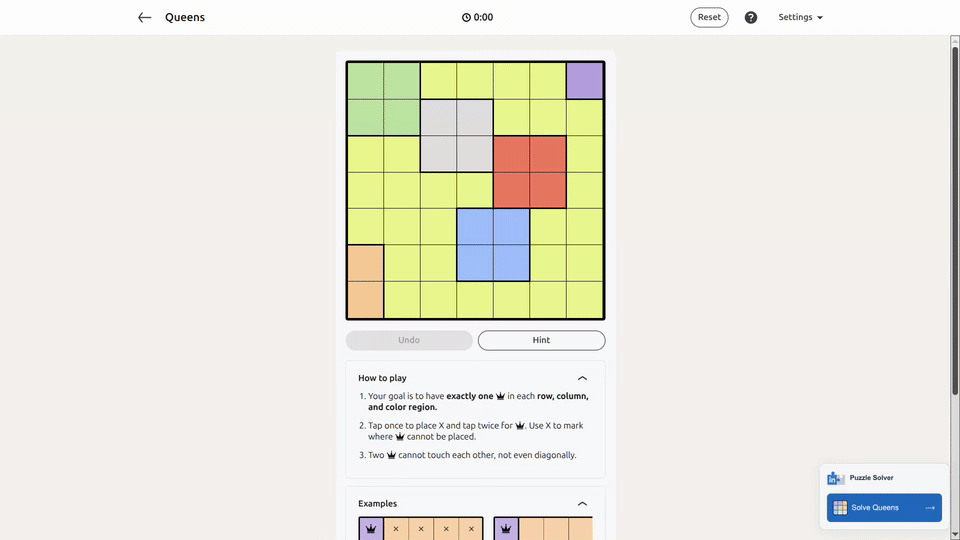
#> input picture docs/assets/readme/queens.gif, 960 x 540 px
$ python -i solve_queens_worker.py   (imports and definitions only)
#> lines starting #> are read from the running program, lines starting #| are printed output that depends on the picture; after the words box and inside, x2 and y2 are one past the last pixel; in counts of white or black regions, pixels touching at a corner belong together
from __future__ import annotations

import contextlib
import importlib
import io
import json
import sys
import tempfile
from pathlib import Path
from typing import Any, Sequence

import cv2
import numpy as np

try:
    from .common import BoardBBox, JsonDict, activate_game_import_context, attach_captured_logs, game_root_for_worker, run_worker_cli
except ImportError:
    from common import BoardBBox, JsonDict, activate_game_import_context, attach_captured_logs, game_root_for_worker, run_worker_cli


MIN_BOARD_AREA_RATIO = 0.08
DARK_PIXEL_THRESHOLD = 72


def _serialize_solution_grid(solution: Any) -> list[list[int]]:
    return [[int(value) for value in row] for row in solution.tolist()]


# [10 lines left out: function _write_temp_image, not called in this run]


def _build_contour_masks(image: np.ndarray) -> list[np.ndarray]:
    gray = cv2.cvtColor(image, cv2.COLOR_BGR2GRAY)

    _, dark_mask = cv2.threshold(gray, 92, 255, cv2.THRESH_BINARY_INV)
    blurred = cv2.GaussianBlur(gray, (5, 5), 0)
    edges = cv2.Canny(blurred, 40, 130)

    kernel = np.ones((3, 3), np.uint8)
    dark_mask = cv2.morphologyEx(dark_mask, cv2.MORPH_CLOSE, kernel, iterations=1)
    edge_mask = cv2.morphologyEx(edges, cv2.MORPH_CLOSE, kernel, iterations=2)
    edge_mask = cv2.dilate(edge_mask, kernel, iterations=1)

    return [dark_mask, edge_mask]


def _select_best_bbox(contours: Sequence[Any], image_width: int, image_height: int) -> tuple[int, int, int, int] | None:
    image_area = image_width * image_height
    center_x = image_width / 2
    center_y = image_height / 2

    best_score = float("-inf")
    best_bbox: tuple[int, int, int, int] | None = None

    for contour in contours:
        x, y, width, height = cv2.boundingRect(contour)
        if width <= 0 or height <= 0:
            continue

        bbox_area = width * height
        if bbox_area < image_area * MIN_BOARD_AREA_RATIO:
            continue

        aspect_ratio = width / height
        if not (0.78 <= aspect_ratio <= 1.22):
            continue

        contour_area = cv2.contourArea(contour)
        fill_ratio = contour_area / max(bbox_area, 1)
        if fill_ratio < 0.35:
            continue

        contour_center_x = x + width / 2
        contour_center_y = y + height / 2
        center_distance = float(np.hypot(contour_center_x - center_x, contour_center_y - center_y))

        touches_edge = x <= 1 or y <= 1 or x + width >= image_width - 1 or y + height >= image_height - 1
        edge_touch_penalty = 0.96 if touches_edge else 1.0

        score = (bbox_area * fill_ratio * edge_touch_penalty) - (center_distance * 220)
        if score > best_score:
            best_score = score
            best_bbox = (x, y, width, height)

    return best_bbox


def _extract_board_crop(image: np.ndarray) -> tuple[np.ndarray, BoardBBox] | tuple[None, None]:
    image_height, image_width = image.shape[:2]
    masks = _build_contour_masks(image)

    best_bbox: tuple[int, int, int, int] | None = None
    best_area = -1

    for mask in masks:
        contours, _ = cv2.findContours(mask, cv2.RETR_EXTERNAL, cv2.CHAIN_APPROX_SIMPLE)
        bbox = _select_best_bbox(contours, image_width, image_height)
        if bbox is None:
            continue

        _, _, width, height = bbox
        area = width * height
        if area > best_area:
            best_area = area
            best_bbox = bbox

    if best_bbox is None:
        return None, None

    x, y, width, height = best_bbox
    inner_trim = max(1, int(min(width, height) * 0.003))

    x1 = max(0, x + inner_trim)
    y1 = max(0, y + inner_trim)
    x2 = min(image_width, x + width - inner_trim)
    y2 = min(image_height, y + height - inner_trim)

    if x2 - x1 < 120 or y2 - y1 < 120:
        return None, None

    crop = image[y1:y2, x1:x2]
    metadata = {
        "x": int(x1),
        "y": int(y1),
        "width": int(x2 - x1),
        "height": int(y2 - y1),
    }
    return crop, metadata


# [430 lines left out: functions _prepare_queens_image, _detect_board_geometry, _build_icon_mask, _prepare_inpainted_image, _run_solver_attempt, _attempt_quality and 6 more, not called in this run]


# [2 lines not run here, left out]

>>> import cv2
>>> picture = cv2.imread('../../../../docs/assets/readme/queens.gif')
#> picture is the input picture: shape (540, 960, 3); mean B, G, R 224, 233.3, 235.1
>>> result = _extract_board_crop(picture)
#> in _build_contour_masks, `gray = cv2.cvtColor(image, cv2.COLOR_BGR2GRAY)`:
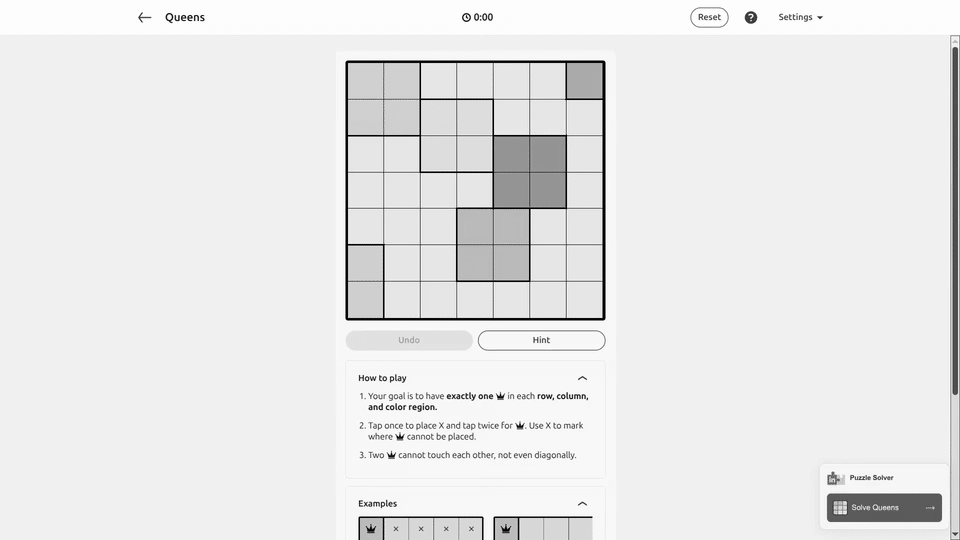
#> gray: shape (540, 960); min 0, max 253, mean 232.8
#> in _build_contour_masks, `_, dark_mask = cv2.threshold(gray, 92, 255, cv2.THRESH_BINARY_INV)`:
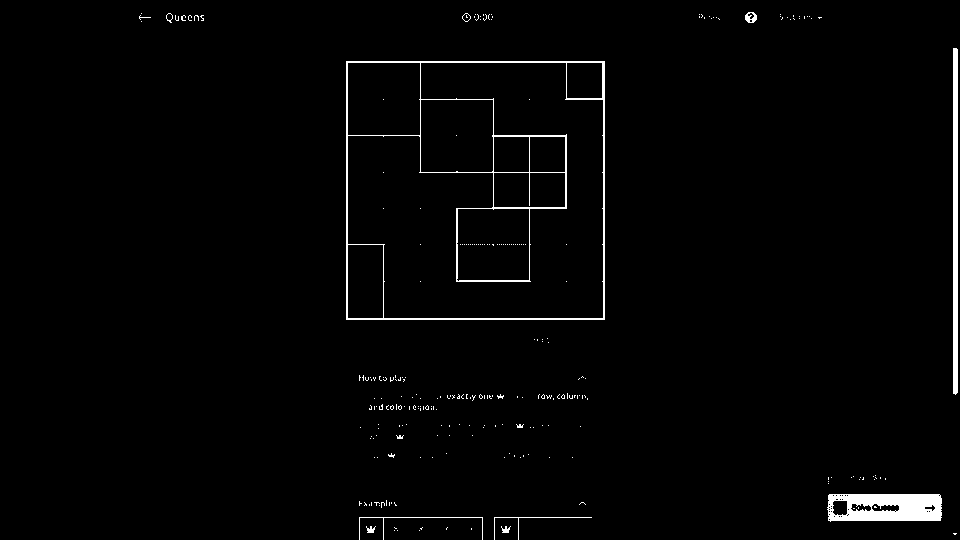
#> dark_mask: shape (540, 960); 1.8% white; 258 white regions (246 under 20 px), largest, box (x1, y1, x2, y2) and area: (346, 61, 605, 320) 3735, (827, 494, 942, 522) 2590, (953, 48, 958, 395) 1729
#> in _build_contour_masks, `edges = cv2.Canny(blurred, 40, 130)`:
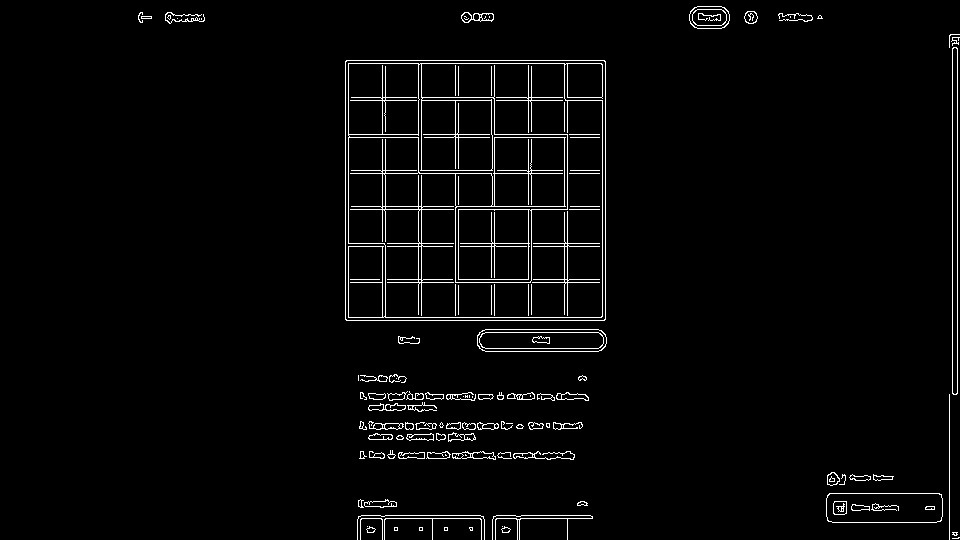
#> edges: shape (540, 960); 2.7% white in thin lines or dots, all inside (x1, y1, x2, y2) = (138, 6, 960, 540)
#> in _build_contour_masks, `dark_mask = cv2.morphologyEx(dark_mask, cv2.MORPH_CLOSE, kernel, itera..`:
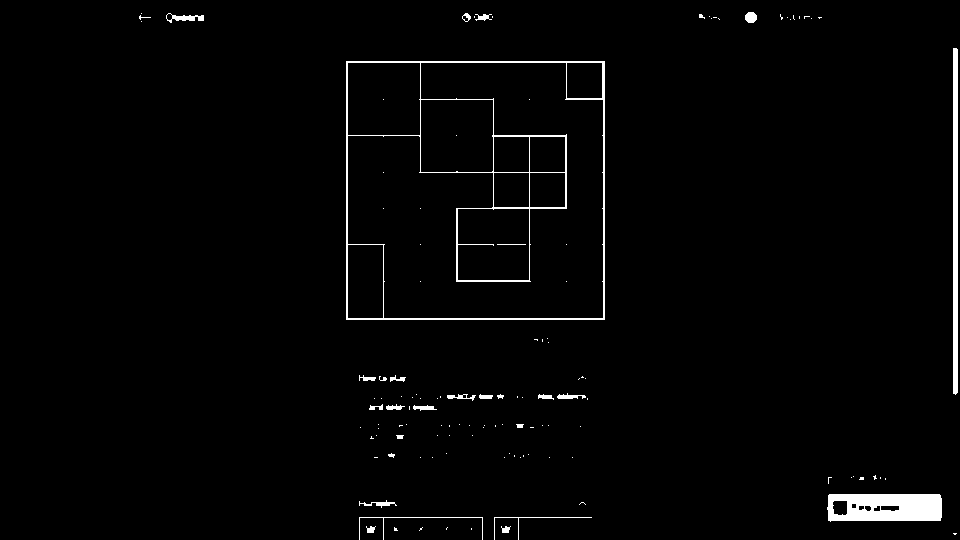
#> dark_mask: shape (540, 960); 2% white; 121 white regions (94 under 20 px), largest, box (x1, y1, x2, y2) and area: (346, 61, 605, 320) 3776, (827, 494, 942, 522) 2732, (953, 48, 958, 395) 1729
#> in _build_contour_masks, `edge_mask = cv2.morphologyEx(edges, cv2.MORPH_CLOSE, kernel, iteration..`:
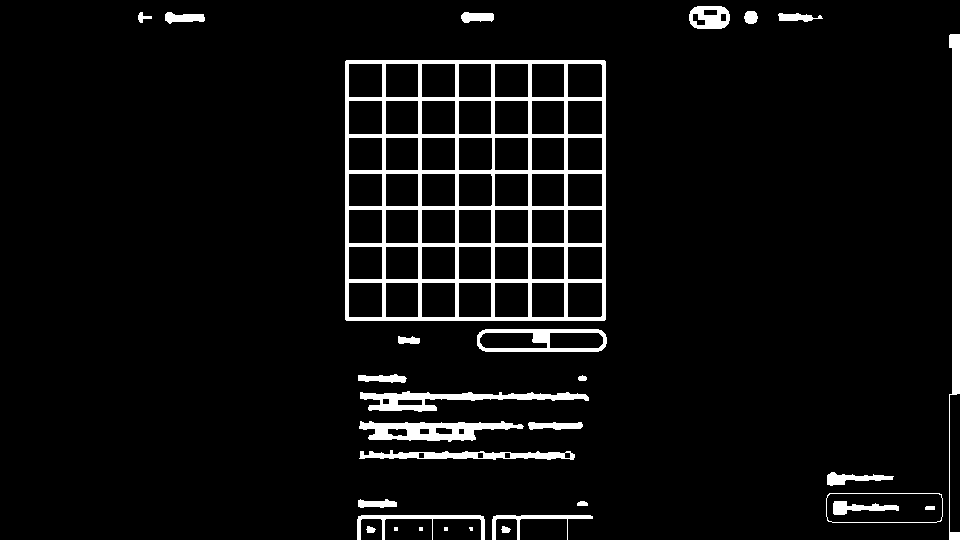
#> edge_mask: shape (540, 960); 5.9% white; 30 white regions (4 under 20 px), largest, box (x1, y1, x2, y2) and area: (345, 60, 606, 321) 15618, (949, 34, 960, 540) 3154, (359, 421, 524, 442) 1895
#> in _build_contour_masks, `edge_mask = cv2.dilate(edge_mask, kernel, iterations=1)`:
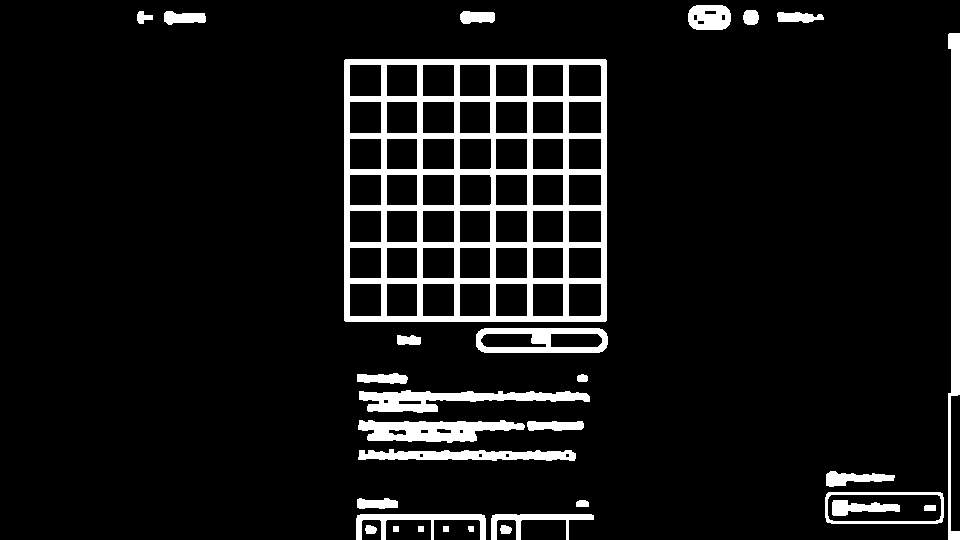
#> edge_mask: shape (540, 960); 8.5% white; 30 white regions, largest, box (x1, y1, x2, y2) and area: (344, 59, 607, 322) 22886, (948, 33, 960, 540) 3834, (359, 390, 590, 413) 2568
#> in _extract_board_crop, `masks = _build_contour_masks(image)`: masks = 2 items
#> the loop in _extract_board_crop, `for mask in masks:` made 2 passes
#> (image_area in _select_best_bbox, center_x in _select_best_bbox, center_y in _select_best_bbox, width, height, area, best_area) on passes 1 to 2: (518400, 480, 270, 259, 259, 67081, 67081), (518400, 480, 270, 263, 263, 69169, 69169)
#> after the loop in _extract_board_crop, `for mask in masks:`: best_area = 69169
#> in _extract_board_crop, `x, y, width, height = best_bbox`: x = 344; y = 59
#> in _extract_board_crop, `inner_trim = max(1, int(min(width, height) * 0.003))`: inner_trim = 1
#> in _extract_board_crop, `x1 = max(0, x + inner_trim)`: x1 = 345
#> in _extract_board_crop, `y1 = max(0, y + inner_trim)`: y1 = 60
#> in _extract_board_crop, `x2 = min(image_width, x + width - inner_trim)`: x2 = 606
#> in _extract_board_crop, `y2 = min(image_height, y + height - inner_trim)`: y2 = 321
#> in _extract_board_crop, `crop = image[y1:y2, x1:x2]`:
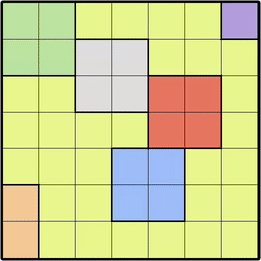
#> crop: shape (261, 261, 3); mean B, G, R 145.3, 206.5, 204.1
#> in _extract_board_crop, `metadata = { "x": int(x1), "y": int(y1), "width": int(x2 - x1), "heigh..`: metadata = {'x': 345, 'y': 60, 'width': 261, 'height': 261}
